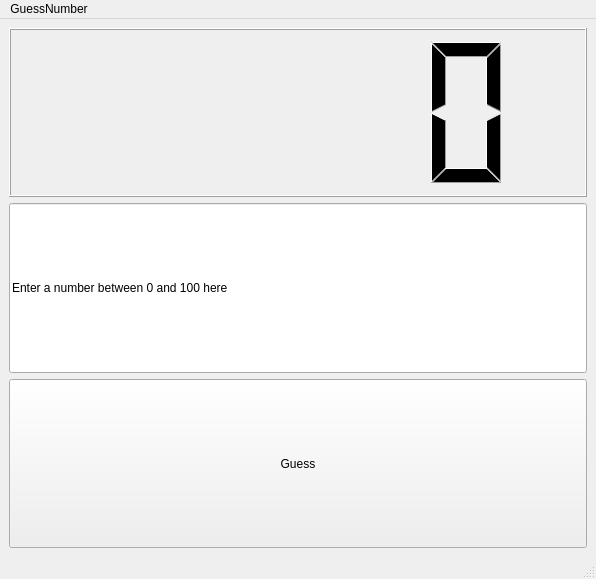
<?xml version="1.0" encoding="UTF-8"?>
<ui version="4.0">
 <class>MainWindow</class>
 <widget class="QMainWindow" name="MainWindow">
  <property name="geometry">
   <rect>
    <x>0</x>
    <y>0</y>
    <width>596</width>
    <height>579</height>
   </rect>
  </property>
  <property name="windowTitle">
   <string>MainWindow</string>
  </property>
  <widget class="QWidget" name="centralwidget">
   <layout class="QGridLayout" name="gridLayout">
    <item row="0" column="0">
     <widget class="QLCDNumber" name="lcd">
      <property name="sizePolicy">
       <sizepolicy hsizetype="Preferred" vsizetype="Preferred">
        <horstretch>0</horstretch>
        <verstretch>0</verstretch>
       </sizepolicy>
      </property>
     </widget>
    </item>
    <item row="1" column="0">
     <widget class="QLineEdit" name="txt_box">
      <property name="sizePolicy">
       <sizepolicy hsizetype="Preferred" vsizetype="Preferred">
        <horstretch>0</horstretch>
        <verstretch>0</verstretch>
       </sizepolicy>
      </property>
      <property name="text">
       <string>Enter a number between 0 and 100 here</string>
      </property>
     </widget>
    </item>
    <item row="2" column="0">
     <widget class="QPushButton" name="btn_guess">
      <property name="sizePolicy">
       <sizepolicy hsizetype="Preferred" vsizetype="Preferred">
        <horstretch>0</horstretch>
        <verstretch>0</verstretch>
       </sizepolicy>
      </property>
      <property name="text">
       <string>Guess</string>
      </property>
     </widget>
    </item>
   </layout>
  </widget>
  <widget class="QMenuBar" name="menubar">
   <property name="geometry">
    <rect>
     <x>0</x>
     <y>0</y>
     <width>596</width>
     <height>22</height>
    </rect>
   </property>
   <widget class="QMenu" name="menuGuessNumber">
    <property name="title">
     <string>GuessNumber</string>
    </property>
   </widget>
   <addaction name="menuGuessNumber"/>
  </widget>
  <widget class="QStatusBar" name="statusbar"/>
 </widget>
 <resources/>
 <connections/>
</ui>
